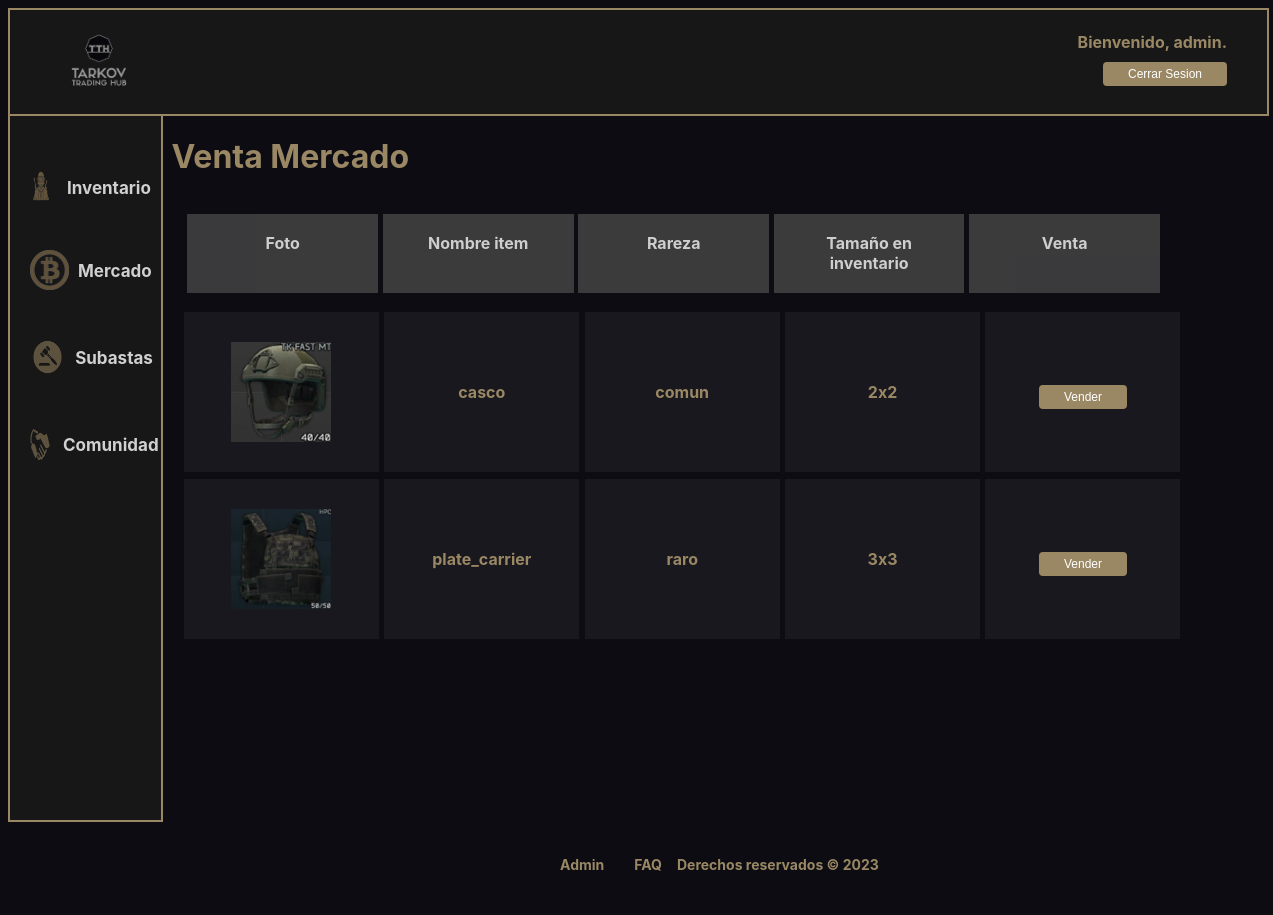
Page /venta.php (signed in) on the committed database.
### tables this page shows
CREATE TABLE `inventario_usuario` (
  `id_usuario` int(255) NOT NULL,
  `id_inv` int(10) NOT NULL,
  `nombre_item` varchar(255) NOT NULL,
  `pos_x` int(10) NOT NULL DEFAULT 0,
  `pos_y` int(10) NOT NULL DEFAULT 0
);

CREATE TABLE `items` (
  `nombre` varchar(255) NOT NULL,
  `rareza` varchar(255) NOT NULL,
  `tamaño_inventario` varchar(255) NOT NULL,
  `filas` int(10) NOT NULL,
  `columnas` int(10) NOT NULL
);

### includes/src/clases/Item.php (called while the page is built, shortened)
<?php
class Item {
    public static function listarInventario($idUsuario) {
        $conn = Aplicacion::getInstance()->getConexionBd();
        $inventario = [];
        $sql = sprintf("SELECT *
                        FROM inventario_usuario ui
                        JOIN items i ON ui.nombre_item = i.nombre
                        WHERE ui.id_usuario='%s'",
                        $conn->real_escape_string($idUsuario)
        );
        $result = $conn->query($sql);
        if($result->num_rows > 0) {
            while($row = $result->fetch_assoc()) {
                $inventario[] = new Item($row['nombre'], $row['rareza'],$row['tamaño_inventario'], $row['filas'],$row['columnas'],$row['pos_x'],$row['pos_y']);
            }
        }
        return $inventario;
    }
    private $nombre;
    private $rareza;
    private $tamaño_inventario;
    private function __construct($nombre, $rareza, $tamaño_inventario, $filas, $columnas, $pos_x, $pos_y) {
        $this->nombre = $nombre;
        $this->rareza = $rareza;
        $this->tamaño_inventario = $tamaño_inventario;
    }
    public function getNombre() {
        return $this->nombre;
    }
    public function getRareza() {
        return $this->rareza;
    }
    public function getTamaño_inventario() {
        return $this->tamaño_inventario;
    }
}

### includes/src/Aplicacion.php (called while the page is built, shortened)
<?php
class Aplicacion
{
    private $dirInstalacion;
    private $inicializada;
    private function __construct()
    {
        $this->inicializada = false;
    }
    public function init($bdDatosConexion, $rutaApp = '/', $dirInstalacion = __DIR__)
    {
        if (!$this->inicializada) {
            $this->dirInstalacion = $dirInstalacion;
            $this->inicializada = true;
        }
    }
    private function doIncludeInterna($path, &$params)
    {
        include($this->dirInstalacion . $path);
    }
    public function generaVista(string $rutaVista, &$params)
    {
        $params['app'] = $this;
        $rutaVista = "/vistas{$rutaVista}";
        $this->doIncludeInterna($rutaVista, $params);
    }
}

### includes/src/mostrar_inventario_venta.php (the view, shortened to what this page needs)
<?php
function muestra_inventario_ventas()
{
    $html = listarVentas();
    echo $html;
}
function listarVentas()
{
    $listaItems = Item::listarInventario($_SESSION['idUsuario']);
    $items = '';
    foreach ($listaItems as $item) {
        $items .= <<<EOS
        <div class="item">
            <div class="foto_item">
                <img src='./css/img/img_items/{$item->getNombre()}.png' alt='{$item->getNombre()}'/>
            </div>
            <div class="nombre_item">
                {$item->getNombre()}
            </div>
            <div class="rareza">
                {$item->getRareza()}
            </div>
            <div class="tamaño_inventario">
                {$item->getTamaño_inventario()}
            </div>
            <div class="vender_item">
                <button class="btn" onclick="window.location.href='ponerPrecio.php?item={$item->getNombre()}';">Vender</button>
            </div>
        </div>
        EOS;
    }
    $html = <<<EOS
    <div class="guia">
        <div>Foto</div>
        <div class = "div-opacidad">Nombre item</div>
        <div class = "div-opacidad">Rareza</div>
        <div class = "div-opacidad">Tamaño en inventario</div>
        <div class = "div-opacidad">Venta</div>
    </div>
    <div class="lista_items">
        {$items}
    </div>
    EOS;
    return $html;
}

### css/mercado.css (style rules this page uses)
body { background: #0c0c12; color: #9a8865; font-family: bender, Source Sans Pro, -apple-system, BlinkMacSystemFont, Segoe UI, Roboto, Helvetica Neue, Arial, sans-serif; font-weight: 700; }
.foto_item img { width: 100px; }
.guia { display: flex; justify-content: space-between; color: white; padding: 1em; font-weight: bold; opacity: 80%; margin-right: 7.7%; }
.guia div { background-color: #474747; text-align: center; padding: 2% 2%; }
.guia > div { width: 25%; margin-right: 0.5%; }
.item { display: flex; align-items: stretch; margin-left: 0.65%; margin-right: 0%; }
.item .foto_item, .item .nombre_item, .item .nombre_usuario, .item .nombre_usuario, .item .rareza, .item .tamaño_inventario, .item .vender_item, .item .precio_item { width: 20%; height: 8em; min-height: 8em; max-height: 8em; max-width: 15%; margin: 0.3%; padding: 1em; margin-left: 0.5%; margin-right: 0%; display: flex; align-items: center; justify-content: center; background-color: hsla(0, 0%, 100%, 0.05); }

### css/cabecera.css (style rules this page uses)
body { overflow-x: hidden; font-family: bender,Source Sans Pro,-apple-system,BlinkMacSystemFont,Segoe UI,Roboto,Helvetica Neue,Arial,sans-serif; font-weight: 700; }
.btn { font-size: 12px; background-color: #9a8865; color: white; padding: 5px 25px; border: none; border-radius: 4px; cursor: pointer; margin-top: 10px; }

### rows in the picture
inventario_usuario: nombre_item.nombre (picture), nombre_item.nombre "casco", nombre_item.rareza "comun", nombre_item.tamaño_inventario "2x2"
inventario_usuario: nombre_item.nombre (picture), nombre_item.nombre "plate_carrier", nombre_item.rareza "raro", nombre_item.tamaño_inventario "3x3"

### other values in the picture
mostrarSaludo() "Bienvenido, admin."
